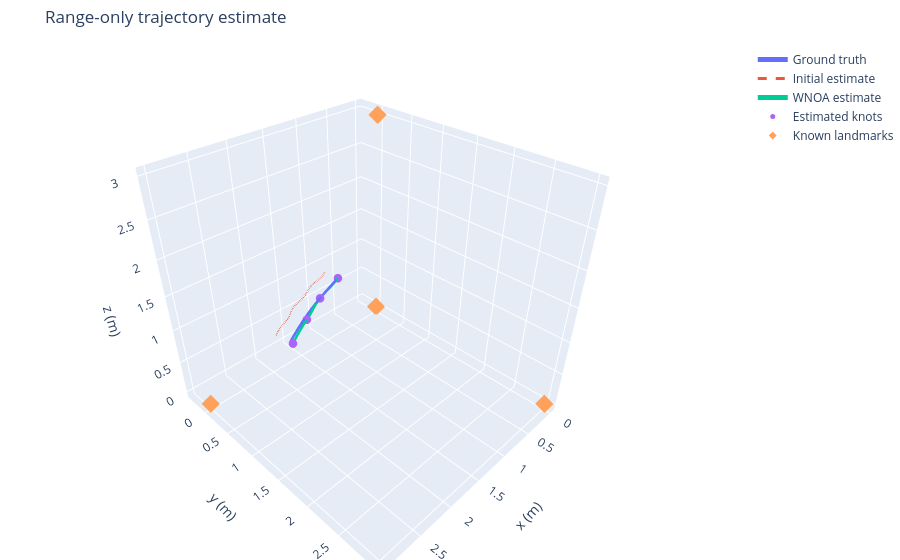

The notebook cell saved with this chart:
### Markdown cell above
## Trajectory estimate

The estimated knot positions and velocities define a continuous trajectory between the knots. For the Euclidean WNOA model, the conditional mean follows cubic Hermite interpolation. The 3D plot compares that trajectory with ground truth and the initial estimate; the landmarks are shown for spatial reference.

### Code cell
def interpolate_positions(times, positions, velocities):
    segment = np.clip(
        np.searchsorted(knot_times, times, side="right") - 1,
        0, len(knot_times) - 2,
    )
    dt = knot_times[segment + 1] - knot_times[segment]
    u = (times - knot_times[segment]) / dt
    return (
        (2 * u**3 - 3 * u**2 + 1)[:, None] * positions[segment]
        + (u**3 - 2 * u**2 + u)[:, None] * dt[:, None] * velocities[segment]
        + (-2 * u**3 + 3 * u**2)[:, None] * positions[segment + 1]
        + (u**3 - u**2)[:, None] * dt[:, None] * velocities[segment + 1]
    )


plot_times = np.linspace(knot_times[0], knot_times[-1], 200)
true_path = true_position(plot_times)
initial_path = interpolate_positions(plot_times, initial_positions, initial_velocities)
estimated_path = interpolate_positions(plot_times, estimated_positions, estimated_velocities)

fig = go.Figure()
fig.add_scatter3d(x=true_path[:, 0], y=true_path[:, 1], z=true_path[:, 2], mode="lines", name="Ground truth", line=dict(width=5))
fig.add_scatter3d(x=initial_path[:, 0], y=initial_path[:, 1], z=initial_path[:, 2], mode="lines", name="Initial estimate", line=dict(width=3, dash="dash"))
fig.add_scatter3d(x=estimated_path[:, 0], y=estimated_path[:, 1], z=estimated_path[:, 2], mode="lines", name="WNOA estimate", line=dict(width=5))
fig.add_scatter3d(x=estimated_positions[:, 0], y=estimated_positions[:, 1], z=estimated_positions[:, 2], mode="markers", name="Estimated knots", marker=dict(size=5))
fig.add_scatter3d(x=landmarks[:, 0], y=landmarks[:, 1], z=landmarks[:, 2], mode="markers", name="Known landmarks", marker=dict(size=6, symbol="diamond"))
fig.update_layout(title="Range-only trajectory estimate", scene=dict(xaxis_title="x (m)", yaxis_title="y (m)", zaxis_title="z (m)", aspectmode="data"), margin=dict(l=0, r=0, b=0, t=45))
fig.show()

### Figure 1 — Plotly figure (JSON) as saved in the notebook; plotly's stock layout.template omitted (floating-point values rounded to 4 significant figures; data arrays with more than 128 entries replaced by an {"elided": "..."} marker saying what was removed)
{"data": [{"line": {"width": 5}, "mode": "lines", "name": "Ground truth", "type": "scatter3d", "x": {"elided": "200 float values"}, "y": {"elided": "200 float values"}, "z": {"elided": "200 float values"}}, {"line": {"dash": "dash", "width": 3}, "mode": "lines", "name": "Initial estimate", "type": "scatter3d", "x": {"elided": "200 float values"}, "y": {"elided": "200 float values"}, "z": {"elided": "200 float values"}}, {"line": {"width": 5}, "mode": "lines", "name": "WNOA estimate", "type": "scatter3d", "x": {"elided": "200 float values"}, "y": {"elided": "200 float values"}, "z": {"elided": "200 float values"}}, {"marker": {"size": 5}, "mode": "markers", "name": "Estimated knots", "type": "scatter3d", "x": [0.5961, 1.006, 1.339, 1.69], "y": [-0.1922, -0.1223, -0.03002, 0.07656], "z": [0.7089, 0.5916, 0.4386, 0.2755]}, {"marker": {"size": 6, "symbol": "diamond"}, "mode": "markers", "name": "Known landmarks", "type": "scatter3d", "x": [0.0, 3.0, 0.0, 0.0], "y": [0.0, 0.0, 3.0, 0.0], "z": [0.0, 0.0, 0.0, 3.0]}], "layout": {"margin": {"b": 0, "l": 0, "r": 0, "t": 45}, "scene": {"aspectmode": "data", "xaxis": {"title": {"text": "x (m)"}}, "yaxis": {"title": {"text": "y (m)"}}, "zaxis": {"title": {"text": "z (m)"}}}, "title": {"text": "Range-only trajectory estimate"}}}
